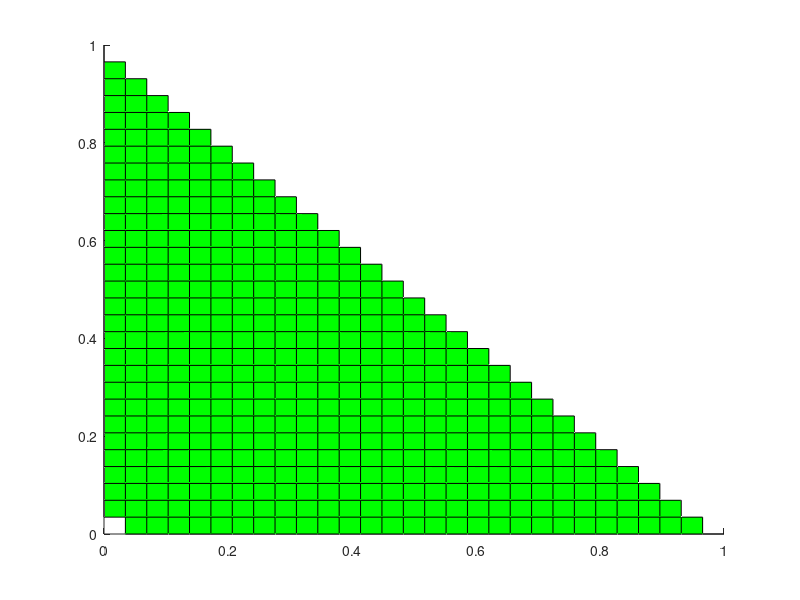

The MATLAB source for this figure: (Note: this script raises an error after producing the figure.)

a = linspace(0,1,30);
b = linspace(0,1,30);
[B,A] = meshgrid(a,b);

S = NaN*ones(size(A));

for i = 1:length(a)
    for j = 1:length(b)
        c = a(i)/(a(i)+b(j)) - a(i);
        if (a(i) + b(j) + c <= 1)
            S(i,j) = c;
        end
    end
end

hold on
surf(A, B, S,'Facecolor','g');
alpha(0.4);
%axis off;
grid off;


